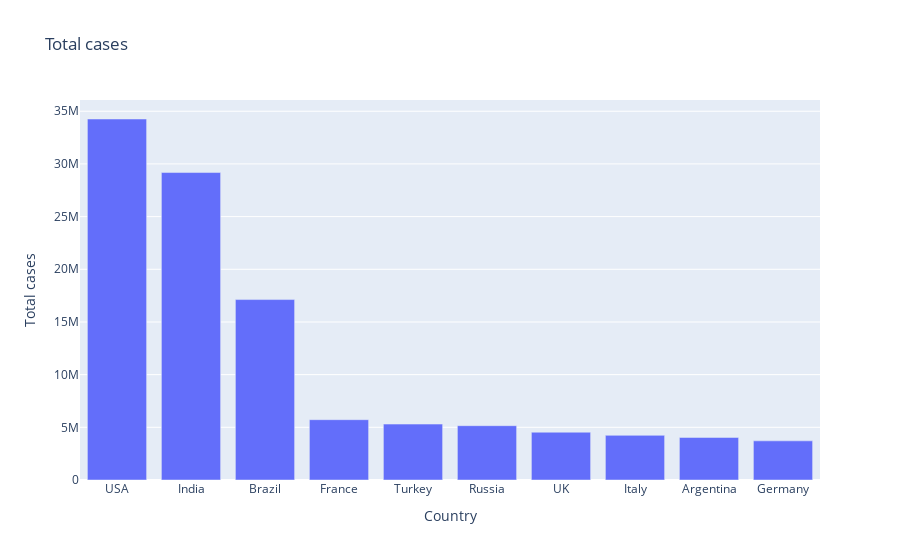

This figure's notebook cell:
### Code cell
#total cases of country
import plotly.express as px
import pandas as pd
df = pd.read_csv('covid_data.csv')
fig = px.bar(df, x='Country', y='Total cases',title="Total cases")
fig.show()

### Figure 1 — Plotly figure (JSON) as saved in the notebook; plotly's stock layout.template omitted (floating-point values rounded to 4 significant figures)
{"data": [{"alignmentgroup": "True", "hoverlabel": {"namelength": 0}, "hovertemplate": "Country=%{x}<br>Total cases=%{y}", "legendgroup": "", "marker": {"color": "#636efa"}, "name": "", "offsetgroup": "", "orientation": "v", "showlegend": false, "textposition": "auto", "type": "bar", "x": ["USA", "India", "Brazil", "France", "Turkey", "Russia", "UK", "Italy", "Argentina", "Germany"], "xaxis": "x", "y": ["34,264,727", "29,183,121", "17,125,357", "5,725,492", "5,306,690", "5,156,250", "4,535,754", "4,237,790", "4,038,528", "3,715,870"], "yaxis": "y"}], "layout": {"barmode": "relative", "legend": {"tracegroupgap": 0}, "title": {"text": "Total cases"}, "xaxis": {"anchor": "y", "domain": [0, 1], "title": {"text": "Country"}}, "yaxis": {"anchor": "x", "domain": [0, 1], "title": {"text": "Total cases"}}}}
